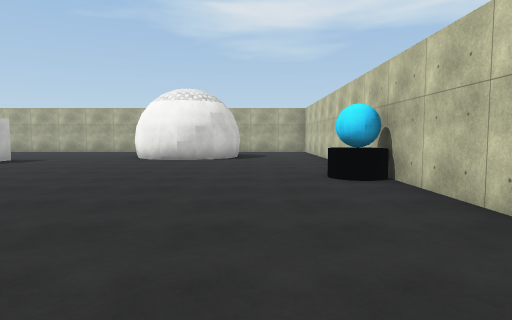
[1] (above)

24 first-person views from a walk through a 3-D level made in the Unity game engine. The camera is 1.4 m above the floor, tilts 4° down and sees 75° across. The floor is counted in squares, 2 m on a side. Each view is taken from the middle of a square. On the plan, view 1 faces up. The plan holds only what a view shows up to about 10 squares ahead; the rest is blank. The player character is not drawn. Surface patterns are stand-ins for the level's own textures.

[2]
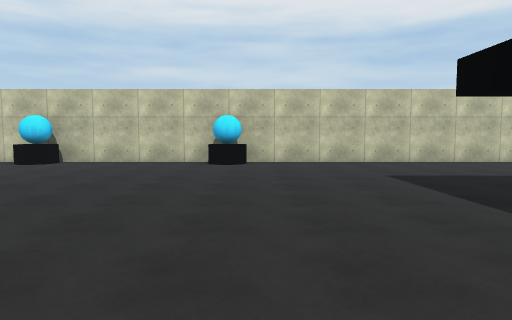

[3]
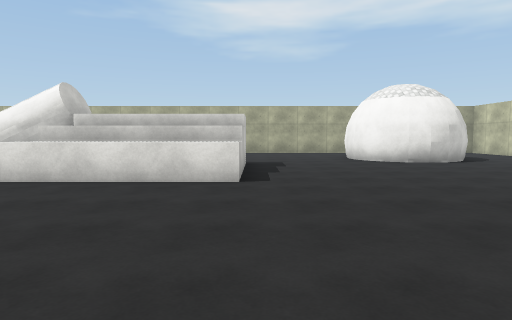

[4]
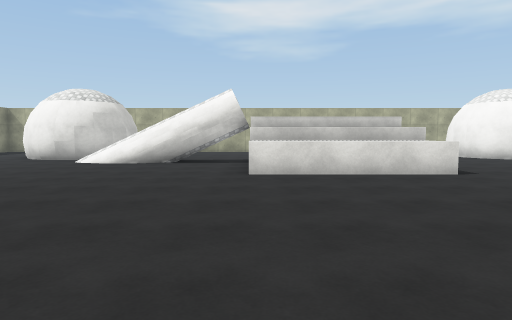

[5]
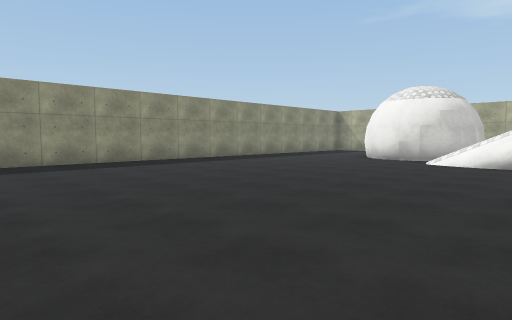

[6]
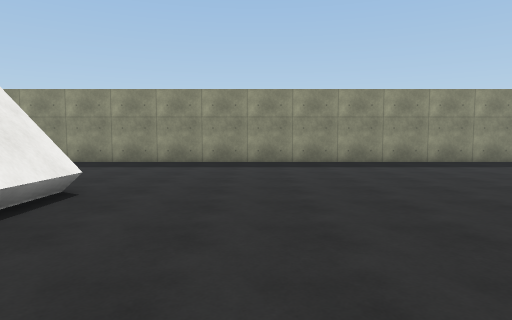

[7]
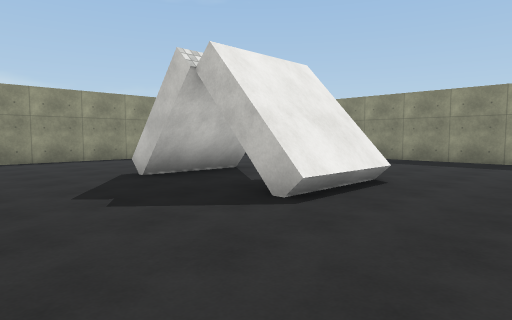

[8]
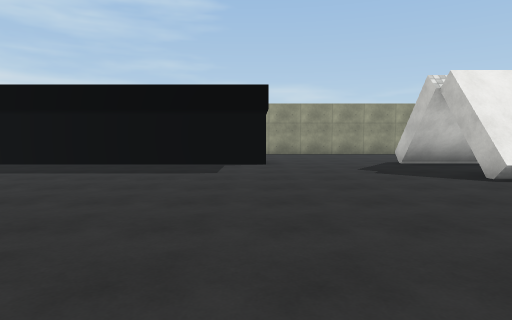

[9]
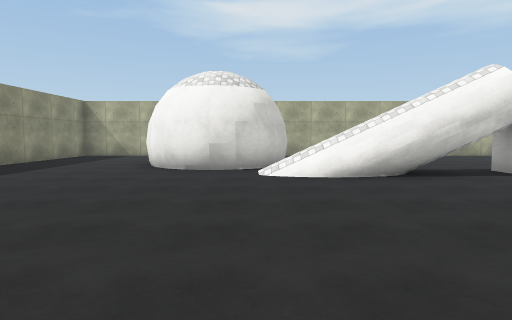

[10]
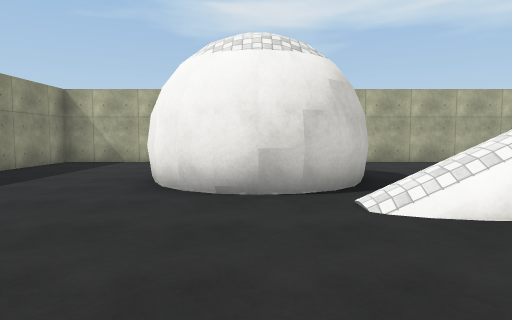

[11]
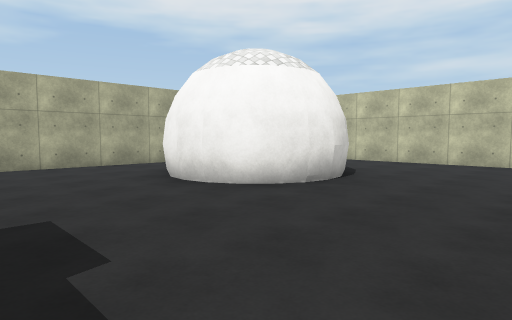

[12]
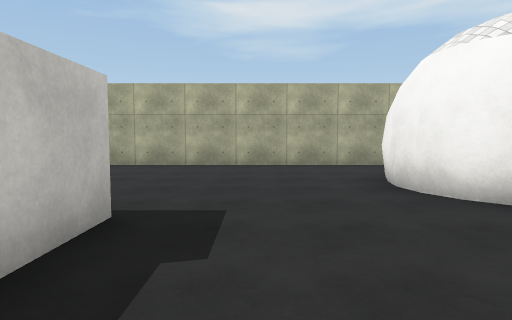

[13]
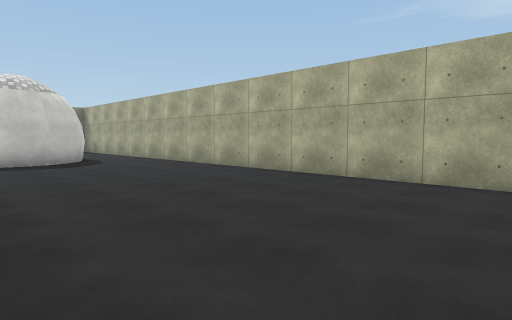

[14]
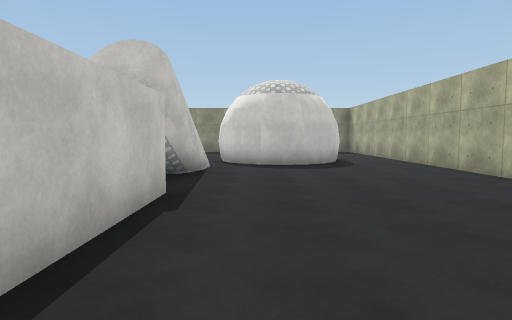

[15]
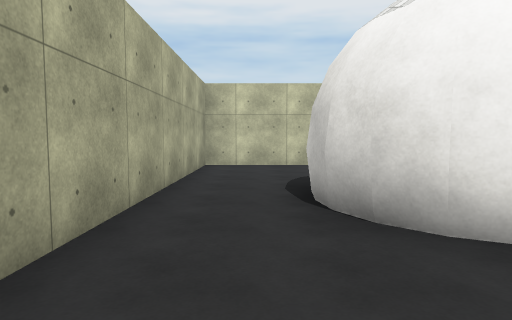

[16]
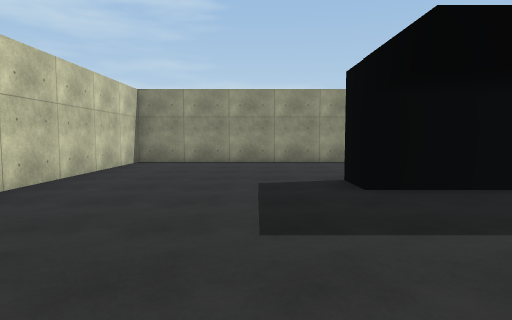

[17]
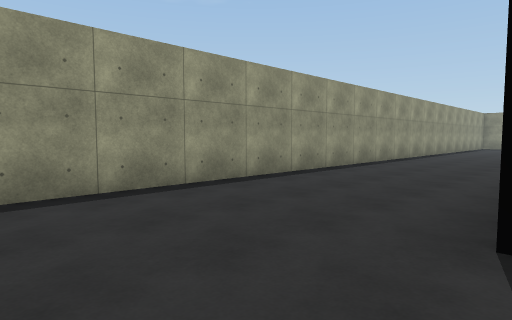

[18]
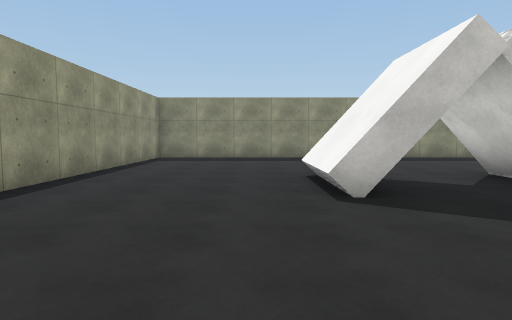

[19]
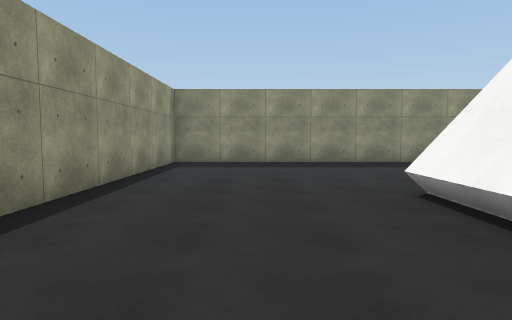

[20]
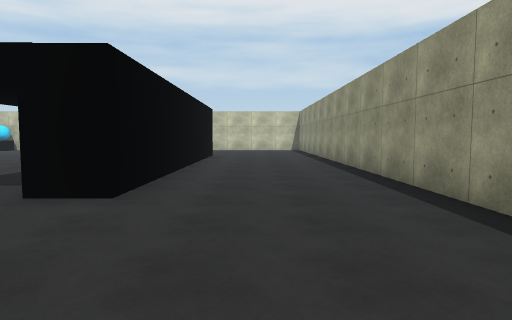

[21]
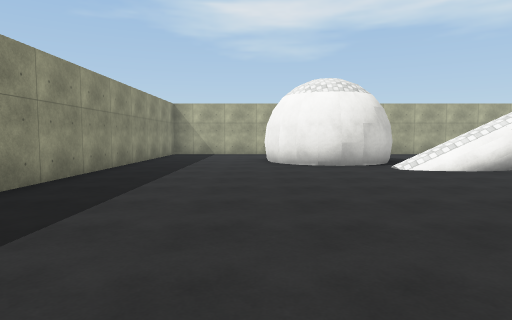

[22]
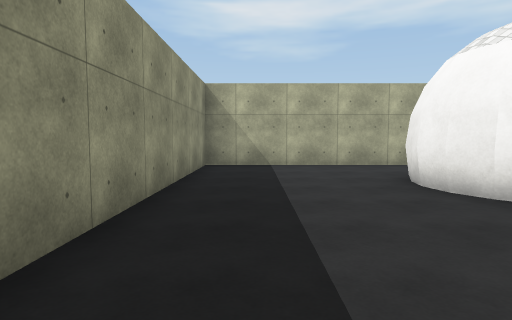

[23]
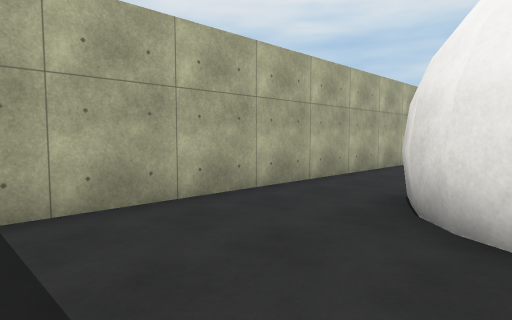

[24]
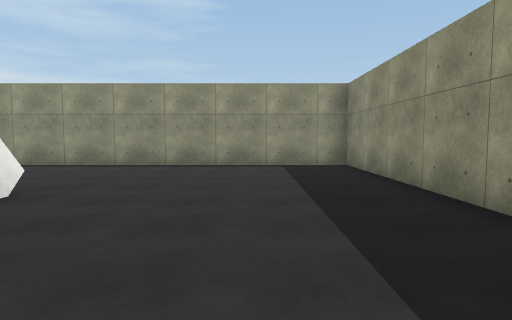

### Floor plan
Points are (right, up) in squares from view 1. A wall is a line through its corners. A room is listed if a view was taken in it or the views show most of it. See-through windows are left out.
Room 1 (views 1, 2, 3, 4, 5, 6, 7, 8, 9, 10, 11, 12, 13, 14, 15, 16, 17, 18, 19, 20, 21, 22, 23, 24)
walls: (-7.2, 6.1) (-11.1, 6.1); (-7.2, 7.4) (-11.1, 7.4); (-11.9, 8.9) (-13.5, 8.6) (-14.6, 9); (-12.3, 8.8) (-14.4, 8.7); (-11.1, 9.2) (-11.1, 9.9) (-8.4, 9.9); (-11.6, 9.2) (-12.8, 8.7) (-15, 8.8); (-13.2, 8.7) (-14.3, 8.9); (-13.7, 8.5) (-15.3, 8.9); (-7.3, 9.9) (-7.3, 8.4); (-11.2, -4.4) (-4.5, -4.4); (-15.6, -2.4) (-17.2, -2.4); (-16, -2.1) (-17.2, -2.1); (-13.7, 10.1) (-12, 9.7); (-14.5, 9.9) (-12.4, 9.9); (-17.2, -1.3) (-14.8, -1.3); (-17.2, -1.5) (-14.8, -1.5); (-17.2, -1.7) (-14.8, -1.7) (-14.8, -2.5); (-14.8, -4.9) (-17.1, -4.9); (-16.6, -4.1) (-14.8, -4.1) (-14.8, -4.7) (-17.1, -4.7) (-17.1, -4.6); (-5, -5.4) (-9.6, -5.4); (-17.4, 9.9) (-18.1, 10.3); (-17.1, -4.4) (-14.8, -4.4); (-0.9, 10.7) (-1.3, 10.2) (-1.8, 10) (-2.3, 9.9) (-2.8, 10) (-3.4, 10.3) (-3.7, 10.6) (-4, 11.2) (-4.1, 11.7) (-4, 12.2) (-3.8, 12.7) (-3.4, 13.1) (-2.9, 13.3) (-2.3, 13.4); (-16.5, 13.4) (-15.9, 13.1) (-15.5, 12.7) (-15.3, 12.2) (-15.2, 11.7) (-15.3, 11.1) (-15.5, 10.6) (-15.9, 10.2) (-16.4, 10) (-17, 9.9) (-17.8, 10) (-18.4, 10.6) (-18.7, 11.2) (-18.7, 11.7) (-18.6, 12.2) (-18.4, 12.7) (-18, 13.1) (-17.4, 13.4); (2.3, 1.4) (2.3, 5.5); (2.3, 6.4) (2.3, 15.2) (-22.2, 15.2) (-22.2, -9.2) (2.3, -9.2) (2.3, 0.5)
low walls: (-12.5, 9) (-13.2, 8.7); (-13, 9) (-13.6, 8.8); (-13.2, 8.9) (-14, 8.7); (-14.4, 8.7) (-15, 8.9); (-14.9, 8.6) (-15.5, 9); (-16.2, -1.9) (-17.2, -1.9); (-14.8, -5.1) (-17.1, -5.1); (-17.1, -4.6) (-14.8, -4.6)
ways out: gap at (-11, 9)
objects: ball (2, 1); ball (2, 6)

Where each view was taken, in squares from view 1:
view 1: 0 up, 0 right, facing up
view 2: 0 up, 7 left, facing right
view 3: 1 up, 7 left, facing up
view 4: 0 up, 11 left, facing up
view 5: 0 up, 13 left, facing up-left
view 6: 1 up, 13 left, facing left
view 7: 1 up, 12 left, facing down-left
view 8: 4 up, 11 left, facing down
view 9: 3 up, 16 left, facing up
view 10: 6 up, 17 left, facing up
view 11: 7 up, 7 left, facing up-right
view 12: 7 up, 6 left, facing up
view 13: 10 up, 6 left, facing up-left
view 14: 11 up, 7 left, facing left
view 15: 14 up, 6 left, facing right
view 16: 0 up, 1 left, facing down
view 17: 5 down, 0 right, facing down-left
view 18: 6 down, 11 left, facing left
view 19: 7 down, 13 left, facing left
view 20: 7 down, 15 left, facing right
view 21: 2 up, 19 left, facing up
view 22: 7 up, 21 left, facing up
view 23: 12 up, 21 left, facing up-right
view 24: 1 down, 20 left, facing down
